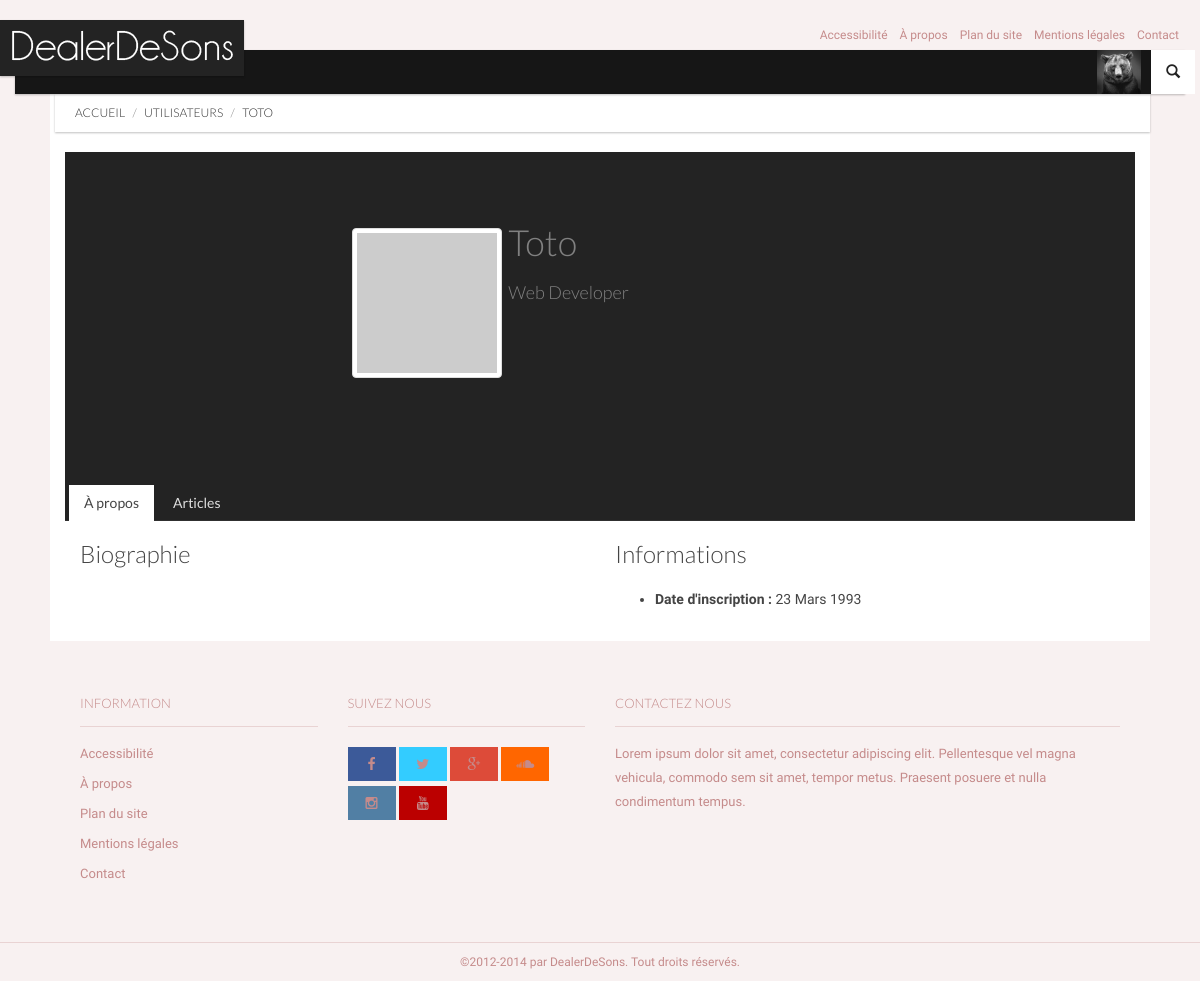
The page /index.php?page=utilisateurs&id=2 on the database as committed earlier.
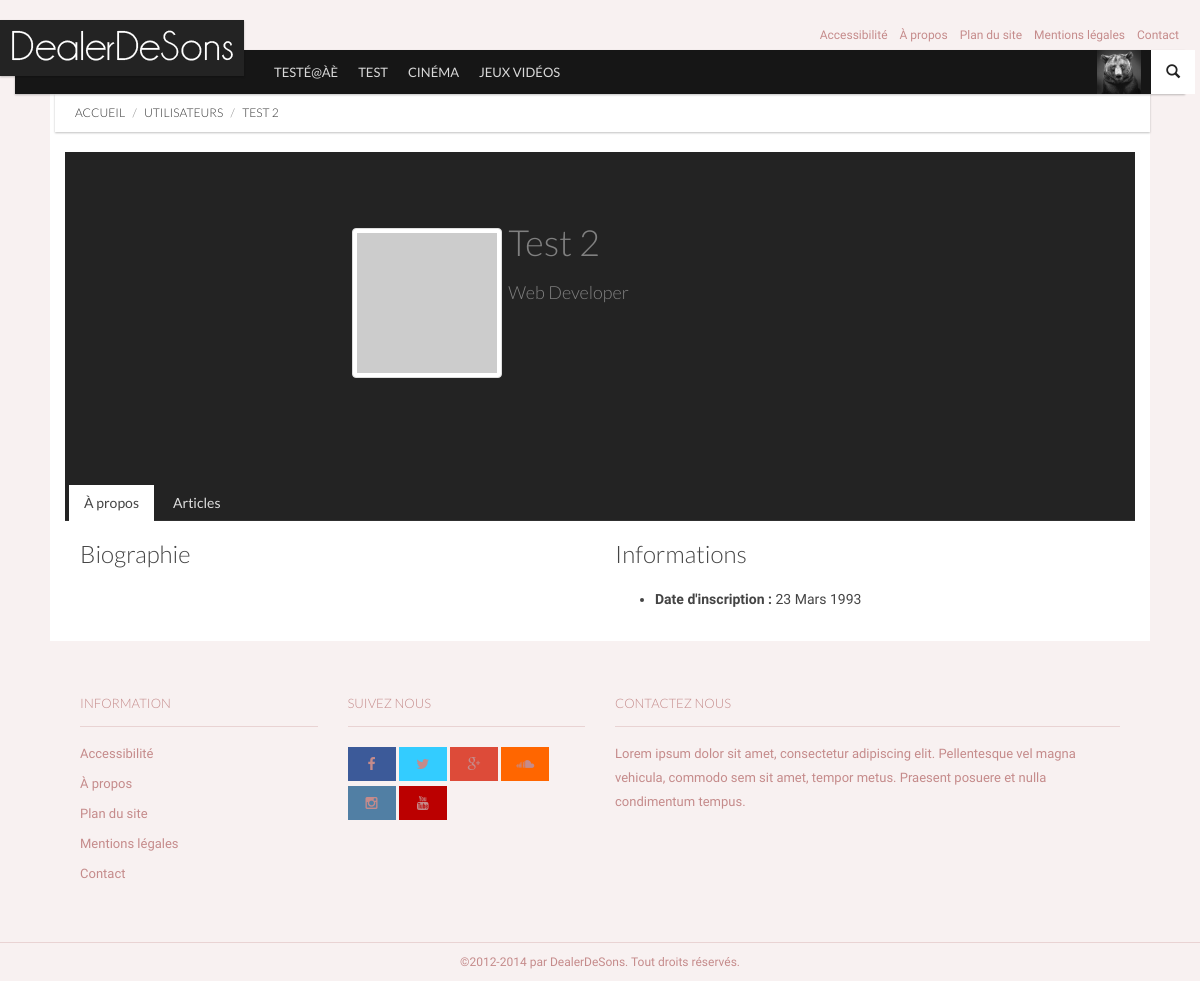
The same page on the database as committed later.
### tables this page shows
CREATE TABLE `utilisateurs` (
`id_user` int(11) unsigned NOT NULL,
  `nom_user` varchar(32) NOT NULL,
  `password` char(40) NOT NULL,
  `email` varchar(128) NOT NULL,
  `hash_validation` char(32) NOT NULL,
  `date_inscription` datetime NOT NULL,
  `avatar` varchar(128) NOT NULL DEFAULT '',
  `bio` text NOT NULL,
  `facebook` varchar(255) NOT NULL,
  `twitter` varchar(255) NOT NULL,
  `instagram` varchar(255) NOT NULL,
  `vimeo` varchar(255) NOT NULL,
  `tumblr` varchar(255) NOT NULL,
  `linkedin` varchar(255) NOT NULL,
  `soundcloud` varchar(255) NOT NULL,
  `youtube` varchar(255) NOT NULL
);

CREATE TABLE `categories` (
`id_cat` int(11) NOT NULL,
  `nom_cat` text NOT NULL,
  `menu` bit(1) NOT NULL,
  `ordre` int(2) NOT NULL
);

### inc/modeles/utilisateurs.php (called while the page is built, shortened)
<?php
function display_utilisateur($id_user){
	global $myConnexion;
	$myRequete = 'SELECT *
						FROM utilisateurs
						WHERE id_user = '.$id_user.'';
	$req=mysqli_query($myConnexion,$myRequete);
        while ($data = mysqli_fetch_assoc($req))
        {
                $article[] = $data;
        }
        return $article;
}
?>

### inc/modeles/articles.php (called while the page is built, shortened)
<?php
function liste_categories($menu='', $by=''){
	global $myConnexion;
	$categories = array();
	$req_menu = '';
	$order_by = '';
	$limit = '';
	switch ($menu)
	{
	case 'menu':
        $req_menu = 'WHERE menu = 1';
    break;
	}
	switch ($by)
	{
    case 'decroissant':
        $order_by = 'ORDER BY ordre DESC';
    break;
	}
	$ajoutRequete = $req_menu.' '.$order_by.' '.$limit.'';
	$myRequete = 'SELECT *
					FROM categories
					'.$ajoutRequete;
	$req = mysqli_query($myConnexion,$myRequete);
        while ($data = mysqli_fetch_assoc($req))
        {
                $categories[] = $data;
        }
        return $categories;
}
?>

### inc/init.php (called while the page is built)
<?php
	include(dirname(__FILE__).'/modeles/articles.php');
	include(dirname(__FILE__).'/modeles/utilisateurs.php');
	$categories_menu = liste_categories('menu', 'decroissant');
?>

### pages/vues/profil.php (the view, shortened to what this page needs)
<?php
foreach($user as $data)
{
?>
		<div id="main" class="container">
		<div id="content" class="content bg-base section">
			<div class="ribbon ribbon-highlight">
				<ol class="breadcrumb ribbon-inner">
					<li><a href="index.php">Accueil</a></li>
					<li><a href="index.php?page=utilisateurs">Utilisateurs</a></li>
					<li class="active"><?php echo $data['nom_user']; ?></li>
				</ol>
			</div>
		<div class="row">
			<div class="col-md-12">
						<div class="row panel">
					<div class="col-md-4 bg_blur "></div>
			        <div class="col-md-8  col-xs-12">
			           <img src="http://lorempixel.com/output/people-q-c-100-100-1.jpg" class="img-thumbnail picture hidden-xs" />
			           <div class="header">
			                <h1><?php echo $data['nom_user']; ?></h1>
			                <h4>Web Developer</h4>
			           </div>
			        </div>
			    </div>
			</div>
			  	<div class="col-md-12">
				  </div>
					<ul class="nav nav-tabs" role="tablist" id="myTab">
						<li class="active"><a href="#apropos" role="tab" data-toggle="tab"><span class="glyphicon glyphicon-user visible-xs"></span> <span class="hidden-xs">À propos</span></a></li>
						<li><a href="#articles" role="tab" data-toggle="tab"><span class="glyphicon glyphicon-list-alt visible-xs"></span> <span class="hidden-xs">Articles</span></a></li>
					</ul>
					<div class="tab-content">
					  <div class="tab-pane active" id="apropos">
						<div class="row">
						  <div class="col-xs-12 col-md-6 col-lg-6">
						  <h3>Biographie</h3>
						  </div>
						  <div class="col-xs-12 col-md-6 col-lg-6">
							  <h3>Informations</h3>
							    <ul>
								  <li><strong>Date d'inscription :</strong> 23 Mars 1993</li>
								</ul>
						  </div>
						</div>
					  </div>
<?php
}
?>
					</div>
			  </div>
		</div>
		</div>

### pages/vues/header.php (shortened to what this page needs)
<!DOCTYPE html>
 <html class="no-js">
	<head>
		<link rel="stylesheet" href="vendor/bootstrap/css/bootstrap.min.css">
		<link rel="stylesheet" href="vendor/font-awesome/css/font-awesome.min.css">
		<link rel="stylesheet" href="vendor/prettyPhoto/css/prettyPhoto.css">
		<link rel="stylesheet" href="css/base.css">
		<link rel="stylesheet" href="css/components.css">
		<link rel="stylesheet" href="css/style.css">
		<link rel="stylesheet" href="css/modifs.css">
	</head>
	<body>
		<nav id="header" class="header-navbar" role="navigation">
			<div class="header-navbar-inner container">
				<div id="brand" class="navbar-brand">
					<a href="index.php" rel="bookmark">
						<img src="img/light-logo.png" data-src="img/light-logo.png" data-src-retina="img/logo-retina.png" width="244" height="56" alt="">
					</a>
				</div>
				<ul class="nav nav-pages hidden-xs">
					<li><a href="#">Accessibilité</a></li>
					<li><a href="#">À propos</a></li>
					<li><a href="#">Plan du site</a></li>
					<li><a href="#">Mentions légales</a></li>
					<li><a href="#">Contact</a></li>
				</ul>
				<ul class="nav nav-icons">
					<li>
						<a href="#" class="btn-icon" data-toggle=".header-navbar-inner" data-toggle-class="search-toggled-in">
							<span class="search-toggled-out-icon glyphicon glyphicon-search"></span>
						</a>
					</li>
				</ul>
				<ul class="nav navbar-nav">
					<li class="nav-all pull-right full-subnav-wrapper">
						<a href="#" data-toggle="li">
							<span class="img"><img src="img/Tests/avatar.jpg" alt="Avatar"></span>
						</a>
					</li>
<?php
foreach($categories_menu as $data)
{
?>
					<li class="visible-md visible-lg"><a href="index.php?page=categories&id=<?php echo $data['id_cat']; ?>"><?php echo $data['nom_cat']; ?></a></li>
<?php
}
?>
				</ul>
			</div>
		</nav>

### index.php (shortened to what this page needs)
<?php
include 'inc/init.php';
include 'pages/vues/header.php';
if (!empty($_GET['page']) && is_file(CONTROLEURS.'/'.$_GET['page'].'.php'))
{
        include CONTROLEURS.'/'.$_GET['page'].'.php';
}
else
{
        include CONTROLEURS.'/accueil.php';
}
include 'pages/vues/footer.php';
?>

### pages/controleurs/utilisateurs.php (shortened to what this page needs)
<?php
if (isset($_GET['id'])) {
	$id_user = $_GET['id'];
	$user = display_utilisateur($id_user);
	include(dirname(__FILE__).'/'.VUES.'/profil.php');
}else{
	$utilisateurs = liste_utilisateurs();
	include(dirname(__FILE__).'/'.VUES.'/utilisateurs.php');
}
?>

### pages/vues/footer.php (shortened to what this page needs)
		<footer id="footer" class="footer-area">
			<div class="footer-top container">
				<div class="row">
					<div class="widget col-xs-6 col-sm-3">
						<h4 class="widget-title">Information</h4>
						<ul class="entries links links">
							<li><a href="#">Accessibilité</a></li>
							<li><a href="#">À propos</a></li>
							<li><a href="#">Plan du site</a></li>
							<li><a href="#">Mentions légales</a></li>
							<li><a href="#">Contact</a></li>
						</ul>
					</div>
					<div class="widget col-xs-6 col-sm-3">
						<h4 class="widget-title">Suivez nous</h4>
					<a class="btn btn-facebook-profile" href="https://www.facebook.com/dealerdesons"><i class="fa fa-facebook"></i></a>
					<a class="btn btn-twitter-profile" href="#"><i class="fa fa-twitter"></i></a>
					<a class="btn btn-google-plus-profile" href="#"><i class="fa fa-google-plus"></i></a>
					<a class="btn btn-soundcloud-profile" href="#"><i class="fa fa-soundcloud"></i></a>
					<a class="btn btn-instagram-profile" href="#"><i class="fa fa-instagram"></i></a>
					<a class="btn btn-youtube-profile" href="https://www.youtube.com/user/DdSOfficiel"><i class="fa fa-youtube"></i></a>
					</div>
					<div class="widget col-xs-12 col-sm-6">
						<h4 class="widget-title">Contactez nous</h4>
						<p>Lorem ipsum dolor sit amet, consectetur adipiscing elit. Pellentesque vel magna vehicula, commodo sem sit amet, tempor metus. Praesent posuere et nulla condimentum tempus.</p>
					</div>
				</div>
			</div>
			<div class="footer-bottom">
				<div class="container aligncenter">
					<p>&copy;2012-2014 par <a href="http://dealerdesons.com">DealerDeSons</a>. Tout droits réservés. <p>
				</div>
			</div>
		</footer>
	</body>
</html>

### css/base.css (style rules this page uses)
html,body { height:100% }
body { font-family:'Droid Sans',sans-serif;font-size:14px;line-height:24px }
.aligncenter { text-align:center }
h1,h2,h3,h4,h5,h6 { font-family:'Lato',sans-serif;font-weight:300;margin-bottom:20px }
img { max-width:100% }
.header-navbar { position:absolute;z-index:1000;width:100%;margin-top:50px;height:44px;line-height:44px;-webkit-border-radius:0;-moz-border-radius:0;-o-border-radius:0;border-radius:0;-moz-background-clip:padding;-webkit-background-clip:padding-box;-o-background-clip:padding-box;background-clip:padding-box;border:0;min-height:inherit;-webkit-transition:all .2s linear;-moz-transition:all .2s linear;-ms-transition:all .2s linear;-o-transition:all .2s linear;font-family:'Lato',sans-serif }
.header-navbar .header-navbar-inner { position:relative;padding:0;height:44px }
.header-navbar .btn-icon { padding:0;margin:0;line-height:44px;height:44px;width:44px;border:0;background-color:transparent }
.header-navbar .navbar-brand { margin:0 5px 0 0;padding:0;width:244px;height:44px;-webkit-transition:all .2s linear;-moz-transition:all .2s linear;-ms-transition:all .2s linear;-o-transition:all .2s linear;border-right:1px solid transparent }
.header-navbar .navbar-brand a { position:relative;top:-30px;left:-15px;display:block;width:244px;height:56px;-webkit-transition:all .2s linear;-moz-transition:all .2s linear;-ms-transition:all .2s linear;-o-transition:all .2s linear }
.header-navbar .navbar-brand a img { vertical-align:top;position:relative;height:auto }
.header-navbar .nav-pages { position:absolute;right:0;top:-30px;line-height:30px }
.header-navbar .nav-pages>li { float:left;font-size:12px }
.header-navbar .nav-pages>li>a { font-family:'Droid Sans',sans-serif;padding:0 6px }
.header-navbar .nav-pages>li>a,.header-navbar .nav-pages>li.active>a { background-color:transparent }
.header-navbar .nav-icons { position:relative;height:44px;width:44px;float:right;margin-right:-10px }
.header-navbar .nav-icons>li { width:44px;height:44px }
.header-navbar .nav-icons>li>a { padding:0;line-height:44px;width:44px;text-align:center }
.header-navbar .nav-icons .search-toggled-out-icon { display:inline-block;zoom:1;*display:inline }
.nav.navbar-nav { height:44px;line-height:44px;float:none;display:block;width:auto;font-size:13px }
.nav.navbar-nav>li { height:44px;line-height:44px }
.nav.navbar-nav>li.nav-all { border-left:transparent 1px solid }
.nav.navbar-nav>li.nav-all>a { line-height:44px;height:44px }
.nav.navbar-nav>li>a { padding:0 10px;line-height:44px;height:44px;text-transform:uppercase }
.nav.navbar-nav li.full-subnav-wrapper { position:static }
#main { padding-top:94px;position:relative }
.section { position:relative;margin-bottom:20px;*zoom:1 }
.section:before,.section:after { display:table;line-height:0;content:"" }
.section:after { clear:both }
.container>.section:not(.row),.container>.section.not-row { padding-left:15px;padding-right:15px;margin-left:-15px;margin-right:-15px }
.widget { margin-bottom:20px;position:relative }
.widget .widget-title:not(.ribbon) { margin-bottom:15px }
.footer-area { padding-top:25px;font-size:13px }
.footer-area .widget .widget-title { font-size:13px;text-transform:uppercase;padding-bottom:15px;border-bottom:1px solid #ccc }
.footer-area .footer-top { margin-bottom:20px }
.footer-area .footer-bottom { border-top:1px solid transparent;font-size:12px;line-height:18px;padding-top:10px }
.footer-area .footer-bottom p { margin-bottom:10px }
@media (min-width: 769px) { .nav.navbar-nav>li { display:none } }
@media (min-width: 769px) { .nav.navbar-nav>li:nth-child(1),.nav.navbar-nav>li:nth-child(2),.nav.navbar-nav>li:nth-child(3) { display:block } }
@media (min-width: 899px) { .nav.navbar-nav>li:nth-child(4) { display:block } }
@media (min-width: 992px) { .nav.navbar-nav>li:nth-child(5) { display:block } }
@media (min-width: 1150px) { .nav.navbar-nav>li:nth-child(6) { display:block } }
@media (min-width: 1200px) { .container { max-width:1170px } }

Rows that differ between the two databases and show on the page:
added categories: nom_cat "TESTÉ@ÀÈ"
added categories: nom_cat "TEST"
now on this page (row edited): categories: nom_cat "CINÉMA"
now on this page (row edited): categories: nom_cat "JEUX VIDÉOS"
changed utilisateurs: nom_user "TOTO" → "TEST 2"; nom_user "Toto" → "Test 2"
